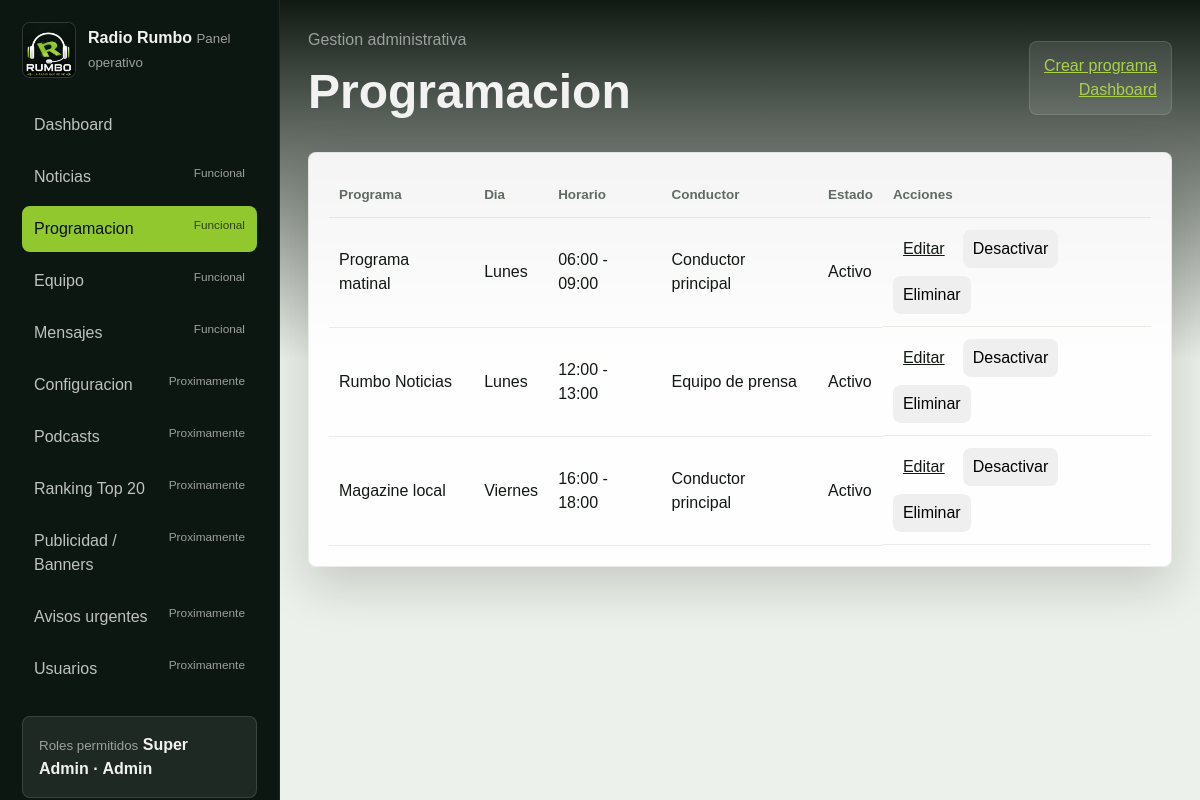
The app's page /admin/programs/index.php (signed in) with its own data.
### tables this page shows
CREATE TABLE programs (
    id INT UNSIGNED AUTO_INCREMENT PRIMARY KEY,
    name VARCHAR(140) NOT NULL,
    slug VARCHAR(160) NOT NULL UNIQUE,
    description TEXT NULL,
    host_name VARCHAR(140) NULL,
    day_of_week ENUM('monday', 'tuesday', 'wednesday', 'thursday', 'friday', 'saturday', 'sunday') NOT NULL,
    start_time TIME NOT NULL,
    end_time TIME NOT NULL,
    category VARCHAR(80) NULL,
    is_active TINYINT(1) NOT NULL DEFAULT 1,
    display_order INT UNSIGNED NOT NULL DEFAULT 0,
    created_at TIMESTAMP DEFAULT CURRENT_TIMESTAMP,
    updated_at TIMESTAMP DEFAULT CURRENT_TIMESTAMP ON UPDATE CURRENT_TIMESTAMP
);

### app/Core/View.php (called while the page is built, shortened)
<?php
final class View
{
    public static function render(string $view, array $data = []): void
    {
        $basePath = dirname(__DIR__, 2) . DIRECTORY_SEPARATOR . 'resources' . DIRECTORY_SEPARATOR . 'views';
        $relativePath = str_replace('.', DIRECTORY_SEPARATOR, $view) . '.php';
        $viewPath = $basePath . DIRECTORY_SEPARATOR . $relativePath;
        $realViewPath = realpath($viewPath);
        extract($data, EXTR_SKIP);
        require $realViewPath;
    }
}

### app/Controllers/Admin/ProgramController.php (called while the page is built, shortened)
<?php
final class ProgramController
{
    public function index(array $mock): void
    {
        $user = $this->requireUser();
        try {
            $items = $this->programService()->allForAdmin();
            $error = null;
        } catch (Throwable) {
            $items = [];
            $error = 'No se pudo cargar la programacion.';
        }
        View::render('layouts.admin', [
            'active' => 'programacion',
            'contentView' => 'programs/index',
            'error' => $error,
            'flashSuccess' => $this->sessions()->flash('success'),
            'mock' => $mock,
            'pageTitle' => 'Radio Rumbo - Programacion',
            'programs' => $items,
            'user' => $user,
        ]);
    }
    private function requireUser(): array
    {
        $user = $this->sessions()->user();
        return $user;
    }
    private function sessions(): SessionService
    {
        if (!$this->session instanceof SessionService) {
            $this->session = new SessionService();
        }
        return $this->session;
    }
    private function programService(): ProgramService
    {
        if (!$this->programs instanceof ProgramService) {
            $this->programs = new ProgramService();
        }
        return $this->programs;
    }
}

### public/admin/programs/index.php (called while the page is built, shortened)
<?php
$rootPath = rr_bootstrap();
$controller = new ProgramController();
$controller->index(rr_mock_data($rootPath));

### app/Core/Database.php (called while the page is built, shortened)
<?php
final class Database
{
    private static ?PDO $connection = null;
    public static function connection(): PDO
    {
        if (self::$connection instanceof PDO) {
            return self::$connection;
        }
        $host = self::env('DB_HOST', '127.0.0.1');
        $port = self::env('DB_PORT', '3306');
        $database = self::env('DB_DATABASE', 'radio_rumbo');
        $username = self::env('DB_USERNAME', 'root');
        $password = self::env('DB_PASSWORD', '');
        $dsn = sprintf(
            'mysql:host=%s;port=%s;dbname=%s;charset=utf8mb4',
            $host,
            $port,
            $database
        );
        try {
            self::$connection = new PDO($dsn, $username, $password, [
                PDO::ATTR_ERRMODE => PDO::ERRMODE_EXCEPTION,
                PDO::ATTR_DEFAULT_FETCH_MODE => PDO::FETCH_ASSOC,
                PDO::ATTR_EMULATE_PREPARES => false,
            ]);
        } catch (PDOException $exception) {
            throw new PDOException(
                'No se pudo conectar con la base de datos.',
                (int) $exception->getCode(),
                $exception
            );
        }
        return self::$connection;
    }
    private static function env(string $key, string $default = ''): string
    {
        $value = $_ENV[$key] ?? $_SERVER[$key] ?? getenv($key);
        return is_string($value) && $value !== '' ? $value : $default;
    }
}

### app/Models/Program.php (called while the page is built, shortened)
<?php
final class Program
{
    public function allForAdmin(): array
    {
        $statement = $this->pdo()->query(
            'SELECT id, name, slug, description, host_name, day_of_week, start_time, end_time,
                    category, is_active, display_order, created_at, updated_at
             FROM programs
             ORDER BY CASE day_of_week
                          WHEN "monday" THEN 1 WHEN "tuesday" THEN 2 WHEN "wednesday" THEN 3
                          WHEN "thursday" THEN 4 WHEN "friday" THEN 5 WHEN "saturday" THEN 6
                          WHEN "sunday" THEN 7 ELSE 8
                      END,
                      start_time, display_order, id'
        );
        return $this->rows($statement->fetchAll());
    }
    private function rows(array $rows): array
    {
        $result = [];
        foreach ($rows as $row) {
            if (is_array($row)) {
                $result[] = $row;
            }
        }
        return $result;
    }
    private function pdo(): PDO
    {
        return $this->connection ?? Database::connection();
    }
}

### app/Services/ProgramService.php (called while the page is built, shortened)
<?php
final class ProgramService
{
    public function allForAdmin(): array
    {
        return $this->repository()->allForAdmin();
    }
    private function repository(): Program
    {
        if (!$this->program instanceof Program) {
            $this->program = new Program();
        }
        return $this->program;
    }
}

### app/Helpers/SecurityHelper.php (called while the page is built, shortened)
<?php
final class SecurityHelper
{
    public static function e(string $value): string
    {
        return htmlspecialchars($value, ENT_QUOTES | ENT_SUBSTITUTE, 'UTF-8');
    }
}

### resources/views/admin/programs/index.php (the view, shortened to what this page needs)
<?php
$items = is_array($programs ?? null) ? $programs : [];
$dayLabels = [
    'monday' => 'Lunes',
    'tuesday' => 'Martes',
    'wednesday' => 'Miercoles',
    'thursday' => 'Jueves',
    'friday' => 'Viernes',
    'saturday' => 'Sabado',
    'sunday' => 'Domingo',
];
?>
<header class="admin-topbar">
    <div>
        <span>Gestion administrativa</span>
        <h1>Programacion</h1>
    </div>
    <div class="admin-profile">
        <a href="/admin/programs/create/">Crear programa</a>
        <a href="/admin/dashboard/">Dashboard</a>
    </div>
</header>
<section class="admin-panel">
    <table>
        <thead><tr><th>Programa</th><th>Dia</th><th>Horario</th><th>Conductor</th><th>Estado</th><th>Acciones</th></tr></thead>
        <tbody>
            <?php foreach ($items as $item): ?>
                <tr>
                    <td><?= $e((string) $item['name']) ?></td>
                    <td><?= $e($dayLabels[(string) $item['day_of_week']] ?? (string) $item['day_of_week']) ?></td>
                    <td><?= $e(substr((string) $item['start_time'], 0, 5)) ?> - <?= $e(substr((string) $item['end_time'], 0, 5)) ?></td>
                    <td><?= $e((string) ($item['host_name'] ?? '')) ?></td>
                    <td><?= ((int) $item['is_active']) === 1 ? 'Activo' : 'Inactivo' ?></td>
                    <td class="table-actions">
                        <a href="/admin/programs/edit/?id=<?= $e((string) $item['id']) ?>">Editar</a>
                        <form action="/admin/programs/" method="post">
                            <button type="submit"><?= ((int) $item['is_active']) === 1 ? 'Desactivar' : 'Activar' ?></button>
                        </form>
                        <form action="/admin/programs/" method="post">
                            <button type="submit">Eliminar</button>
                        </form>
                    </td>
                </tr>
            <?php endforeach; ?>
        </tbody>
    </table>
</section>

### public/assets/css/main.css (style rules this page uses)
:root { --color-primary: #91C82D; --color-primary-light: #AAD14A; --color-primary-dark: #72A223; --color-bg-dark: #09110C; --color-white-soft: #F2F2F2; --color-muted: #9DA09E; --color-ink: #121813; --color-panel: rgba(255, 255, 255, 0.12); --color-line: rgba(255, 255, 255, 0.16); --space-1: 8px; --space-2: 12px; --space-3: 18px; --space-4: 24px; --space-5: 36px; --space-6: 56px; --radius: 8px; --shadow: 0 18px 50px rgba(9, 17, 12, 0.18); }
* { box-sizing: border-box; }
html { scroll-behavior: smooth; }
body { margin: 0; color: var(--color-ink); background: #f1f4ef; font-family: Arial, Helvetica, sans-serif; line-height: 1.5; }
a { color: inherit; }
button, input, textarea { font: inherit; }
.btn, button { min-height: 42px; padding: 10px 16px; border: 0; border-radius: var(--radius); cursor: pointer; text-decoration: none; }

### public/assets/css/admin.css (style rules this page uses)
.admin-shell-body, .admin-login-body { min-height: 100vh; color: var(--color-white-soft); background: var(--color-bg-dark); }
.admin-brand small, .admin-topbar span, .admin-role-box small { color: var(--color-muted); }
.admin-topbar { display: flex; align-items: center; justify-content: space-between; gap: 20px; margin-bottom: 24px; }
.admin-topbar h1 { margin: 4px 0 0; font-size: clamp(2rem, 4vw, 3.5rem); letter-spacing: 0; }
.admin-profile { display: grid; justify-items: end; padding: 12px 14px; background: rgba(255, 255, 255, 0.1); border: 1px solid rgba(255, 255, 255, 0.12); border-radius: var(--radius); }
.admin-profile a { color: var(--color-primary-light); }
.admin-stats article, .admin-panel { padding: 20px; color: var(--color-ink); background: rgba(255, 255, 255, 0.92); border: 1px solid rgba(9, 17, 12, 0.08); border-radius: var(--radius); box-shadow: var(--shadow); }
table { width: 100%; border-collapse: collapse; }
th, td { padding: 12px 10px; text-align: left; border-bottom: 1px solid rgba(9, 17, 12, 0.08); }
th { color: #5f6b62; font-size: 0.84rem; }
.table-actions { display: flex; flex-wrap: wrap; gap: 8px; align-items: center; }
.table-actions a, .table-actions button { min-height: 34px; padding: 7px 10px; }

### records on screen
programs: name "Programa matinal", day_of_week "Lunes", start_time "06:00", end_time "09:00", host_name "Conductor principal", is_active "Activo"
programs: name "Rumbo Noticias", day_of_week "Lunes", start_time "12:00", end_time "13:00", host_name "Equipo de prensa", is_active "Activo"
programs: name "Magazine local", day_of_week "Viernes", start_time "16:00", end_time "18:00", host_name "Conductor principal", is_active "Activo"

### other values on screen
$e($item['label']) "Dashboard"
$e($item['label']) "Noticias"
$e($item['status']) "Funcional"
$e($item['label']) "Programacion"
$e($item['label']) "Equipo"
$e($item['label']) "Mensajes"
$e($item['label']) "Configuracion"
$e($item['status']) "Proximamente"
$e($item['label']) "Podcasts"
$e($item['label']) "Ranking Top 20"
$e($item['label']) "Publicidad / Banners"
$e($item['label']) "Avisos urgentes"
$e($item['label']) "Usuarios"
